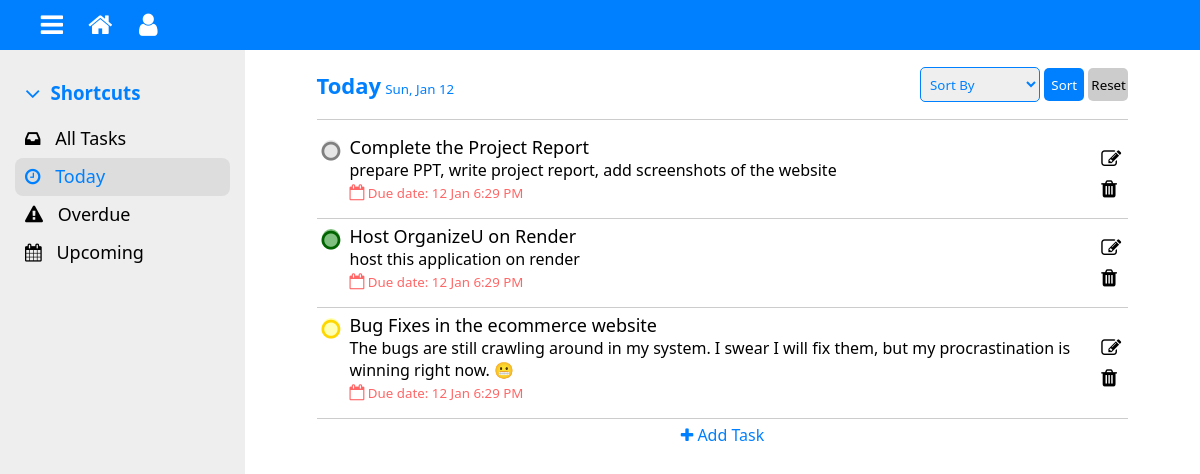
Screenshot of /main/main-page.php (signed in) with the database file from the repository.
### tables this page shows
CREATE TABLE `tasks` (
  `Sno` int(11) NOT NULL,
  `task-name` varchar(200) NOT NULL,
  `task-desc` text NOT NULL,
  `due-date` timestamp NULL DEFAULT current_timestamp(),
  `priority` int(10) DEFAULT 4,
  `timestamp` timestamp NOT NULL DEFAULT current_timestamp(),
  `user-id` int(11) NOT NULL
);

### main/today-tasks.php (the view, shortened to what this page needs)
<?php
    require_once '../config.php';
?>
<head>
    <link rel="stylesheet" href="main-page.css">
    <link href="https://maxcdn.bootstrapcdn.com/font-awesome/4.2.0/css/font-awesome.min.css" rel="stylesheet">
</head>
<body>
<section id="content-today" class="content">
    <div class="head">
        <div class="heading">
            <span>Today</span>
            <small></small>
        </div>
        <form method="post">
            <select name="sort-by" id="sort-box">
                <option hidden selected value="">Sort By</option>
            </select>
            <span class="buttons">
                <button class="two" name="sort-submit">Sort</button>
                <button class="one" name="sort-reset">Reset</button>
            </span>
        </form>
    </div>
    <div class="tasks">
        <?php
            if(isset($_POST['sort-submit'])){
                $sortBy = $_POST['sort-by'];
                if($sortBy == "priority"){
                    $sql1 = "SELECT * FROM `tasks` WHERE `user-id` = '{$_SESSION['id']}' AND DATE(`due-date`) = DATE(now()) ORDER BY `priority` ASC";
                }
                if($sortBy == "due-date-asc"){
                    $sql1 = "SELECT * FROM `tasks` WHERE `user-id` = '{$_SESSION['id']}' AND DATE(`due-date`) = DATE(now()) ORDER BY `due-date` ASC";
                }
                if($sortBy == "due-date-desc"){
                    $sql1 = "SELECT * FROM `tasks` WHERE `user-id` = '{$_SESSION['id']}' AND DATE(`due-date`) = DATE(now()) ORDER BY `due-date` DESC";
                }
                if($sortBy == "old-task-first"){
                    $sql1 = "SELECT * FROM `tasks` WHERE `user-id` = '{$_SESSION['id']}' AND DATE(`due-date`) = DATE(now()) ORDER BY `timestamp` ASC";
                }
                if($sortBy == "new-task-first"){
                    $sql1 = "SELECT * FROM `tasks` WHERE `user-id` = '{$_SESSION['id']}' AND DATE(`due-date`) = DATE(now()) ORDER BY `timestamp` DESC";
                }
                if($sortBy == "A-Z"){
                    $sql1 = "SELECT * FROM `tasks` WHERE `user-id` = '{$_SESSION['id']}' AND DATE(`due-date`) = DATE(now()) ORDER BY `task-name` ASC";
                }
                if($sortBy == "Z-A"){
                    $sql1 = "SELECT * FROM `tasks` WHERE `user-id` = '{$_SESSION['id']}' AND DATE(`due-date`) = DATE(now()) ORDER BY `task-name` DESC";
                }
                if($sortBy == ""){
                    $sql1 = "SELECT * FROM `tasks` WHERE `user-id` = '{$_SESSION['id']}' AND DATE(`due-date`) = DATE(now())";
                }
            }
            else{
                $sql1 = "SELECT * FROM `tasks` WHERE `user-id` = '{$_SESSION['id']}' AND DATE(`due-date`) = DATE(now())";
            }
            $result1 = mysqli_query($conn, $sql1) or die('query unsucessful');
            if(mysqli_num_rows($result1) > 0){
                while($row = mysqli_fetch_assoc($result1)){
        ?>
        <div class="single-task">
            <div class="todo">
                <div class="checkbox">
                    <i id="<?php
                        if($row['priority'] == 1){echo 'first'; }
                        else if($row['priority'] == 2){echo 'second'; }
                        else if($row['priority'] == 3){echo 'third'; }
                        else if($row['priority'] == 4){echo 'fourth'; }
                        else{echo 'fourth'; }?>"
                        class="fa fa-solid fa-circle-o">
                    </i>
                </div>
                <div class="text">
                    <span class="task-name"><?php echo $row['task-name'];?></span>
                    <p class="task-desc"><?php echo $row['task-desc'];?></p>
                    <div class="display-date">
                        <small style="color: rgb(255, 0, 0, 0.6);"><?php $dueDate = strtotime($row['due-date']); $myFormatForView = date("d M g:i A", $dueDate); echo ' <i style="font-size:16px;" class=" fa fa-solid fa-calendar-o"></i> Due date: ' . $myFormatForView;?></small>
                    </div>
                </div>
            </div>
            <div class="icons">
                <i attr-id="<?php echo $row['Sno'] ?>" class="fa fa-solid fa-edit"></i>
                <i attr-id="<?php echo $row['Sno'] ?>" class="fa fa-solid fa-trash"></i>
            </div>
        </div>
        <?php
            } }
        ?>
        <div class="addtask">
            <form class="add-task" action="function.php" method="post">
                <div class="add-task-head">
                    <i class="fa fa-light fa-plus"></i>
                    <span>Add Task</span>
                </div>
            </form>
        </div>
    </div>
</section>
</body>

### main/main-page.css (style rules this page uses)
:root { --main-color: #0080ff; --background-color: #0080ffcc; }
* { margin: 0; padding: 0; text-decoration: none; font-family: 'system-ui', '-apple-system', 'BlinkMacSystemFont', 'Segoe UI', 'Roboto', 'Oxygen', 'Ubuntu', 'Cantarell', 'Open Sans', 'Helvetica Neue', 'sans-serif'; box-sizing: border-box; scroll-behavior: smooth; }
.content { width: 100%; overflow-y: auto; overflow-x: hidden; display: flex; align-items: center; flex-direction: column; }
.content .head { position: sticky; top: 0; width: 85%; display: flex; justify-content: space-between; align-items: center; height: 70px !important; padding: 20px 0; border-bottom: 1px solid #ccc; background-color: #fff; margin-bottom: 10px; color: var(--main-color); }
.content .head .heading span { font-size: 22px; font-weight: 700; }
.content select { padding: 5px; border: 1px solid var(--main-color); width: 120px; height: 35px; cursor: pointer; outline: none; border-radius: 5px; text-align: left; }
.content select option { color: #999999; font-weight: 500; }
.content select,select option { color: var(--main-color); }
.content .head form .buttons button { width: 40px; height: 33px; margin: 0; padding: 0 3px; font-weight: 500; }
.content .add-task { width: 100%; margin-bottom: 40px; }
.content .add-task .add-task-head { width: 100%; text-align: center; padding: 5px; cursor: pointer; color: var(--main-color); }
.buttons button { width: 80px; height: 30px; padding: 3px; margin: 0 2px; font-weight: 700; border: none; border-radius: 5px; cursor: pointer; }
.buttons .one { background-color: #ccc; }
.buttons .two { background-color: var(--main-color); color: white; }
.content .tasks { width: 85%; }
.content .tasks .single-task { display: flex; justify-content: space-between; flex-direction: row; align-items: center; border-bottom: 1px solid #ccc; padding: 5px 0; cursor: pointer; min-height: 80px; }
.content .tasks .single-task .todo { display: flex; }
.content .tasks .single-task .todo .text { padding: 0 0 10px 5px; }
.content .tasks .single-task .todo span { font-weight: 500; font-size: 18px; }
.content .tasks .single-task .todo .checkbox { padding: 5px; color: gray; }
.content .tasks .single-task .todo i { font-size: 16px; }
.content .tasks .single-task .todo .checkbox i { font-size: 22px; font-weight: 100; width: 18px; height: 19px; border-radius: 50%; background-color: #ddd; }
.content .tasks .single-task .todo .checkbox i#first { color: darkgreen; background-color: rgb(0, 128, 0, 0.5); }
.content .tasks .single-task .todo .checkbox i#third { color: gold; background-color: rgb(255, 255, 0, 0.3); }
.content .tasks .single-task .todo .checkbox i#fourth { color: gray; background-color: rgb(128, 128, 128, 0.2); }
.content .tasks .single-task .icons i { width: 30px; text-align: center; margin: 0 2px; padding: 5px; font-size: 20px; display: flex; }

### rows the page displays
tasks: priority 4 (drawn), value "Complete the Project Report", value "prepare PPT, write project report, add screenshots of the website", value "12 Jan 6:29 PM"
tasks: priority 1 (drawn), value "Host OrganizeU on Render", value "host this application on render", value "12 Jan 6:29 PM"
tasks: priority 3 (drawn), value "Bug Fixes in the ecommerce website", value "The bugs are still crawling around in my system. I swear I will fix them, but my procrastination is winning right now. 😬", value "12 Jan 6:29 PM"
